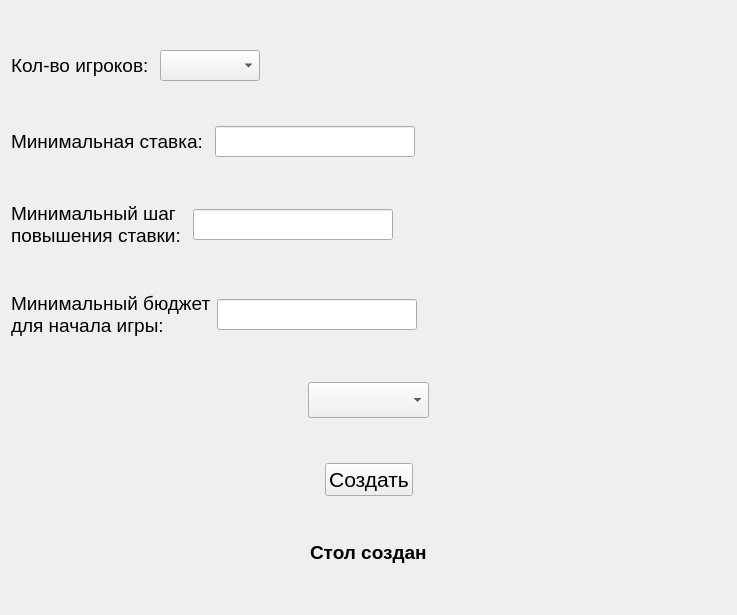
<?xml version="1.0" encoding="UTF-8"?>
<ui version="4.0">
 <class>CreateGameTable</class>
 <widget class="QWidget" name="CreateGameTable">
  <property name="geometry">
   <rect>
    <x>0</x>
    <y>0</y>
    <width>737</width>
    <height>615</height>
   </rect>
  </property>
  <property name="windowTitle">
   <string>Form</string>
  </property>
  <layout class="QVBoxLayout" name="verticalLayout">
   <item>
    <layout class="QHBoxLayout" name="horizontalLayout">
     <item>
      <widget class="QLabel" name="label">
       <property name="sizePolicy">
        <sizepolicy hsizetype="Preferred" vsizetype="Fixed">
         <horstretch>0</horstretch>
         <verstretch>0</verstretch>
        </sizepolicy>
       </property>
       <property name="font">
        <font>
         <family>Segoe UI</family>
         <pointsize>14</pointsize>
         <weight>50</weight>
         <bold>false</bold>
        </font>
       </property>
       <property name="text">
        <string>Кол-во игроков: </string>
       </property>
      </widget>
     </item>
     <item>
      <widget class="QComboBox" name="numPlayers">
       <property name="font">
        <font>
         <family>Segoe UI</family>
         <pointsize>14</pointsize>
        </font>
       </property>
      </widget>
     </item>
     <item>
      <spacer name="horizontalSpacer">
       <property name="orientation">
        <enum>Qt::Horizontal</enum>
       </property>
       <property name="sizeHint" stdset="0">
        <size>
         <width>40</width>
         <height>20</height>
        </size>
       </property>
      </spacer>
     </item>
    </layout>
   </item>
   <item>
    <layout class="QHBoxLayout" name="horizontalLayout_2">
     <item>
      <widget class="QLabel" name="label_2">
       <property name="sizePolicy">
        <sizepolicy hsizetype="Preferred" vsizetype="Fixed">
         <horstretch>0</horstretch>
         <verstretch>0</verstretch>
        </sizepolicy>
       </property>
       <property name="font">
        <font>
         <family>Segoe UI</family>
         <pointsize>14</pointsize>
         <weight>50</weight>
         <bold>false</bold>
        </font>
       </property>
       <property name="text">
        <string>Минимальная ставка: </string>
       </property>
      </widget>
     </item>
     <item>
      <widget class="QLineEdit" name="minBid">
       <property name="maximumSize">
        <size>
         <width>200</width>
         <height>16777215</height>
        </size>
       </property>
       <property name="font">
        <font>
         <family>Segoe UI</family>
         <pointsize>14</pointsize>
        </font>
       </property>
       <property name="maxLength">
        <number>9</number>
       </property>
      </widget>
     </item>
     <item>
      <spacer name="horizontalSpacer_2">
       <property name="orientation">
        <enum>Qt::Horizontal</enum>
       </property>
       <property name="sizeHint" stdset="0">
        <size>
         <width>40</width>
         <height>20</height>
        </size>
       </property>
      </spacer>
     </item>
    </layout>
   </item>
   <item>
    <layout class="QHBoxLayout" name="horizontalLayout_3">
     <item>
      <widget class="QLabel" name="label_3">
       <property name="sizePolicy">
        <sizepolicy hsizetype="Preferred" vsizetype="Fixed">
         <horstretch>0</horstretch>
         <verstretch>0</verstretch>
        </sizepolicy>
       </property>
       <property name="font">
        <font>
         <family>Segoe UI</family>
         <pointsize>14</pointsize>
         <weight>50</weight>
         <bold>false</bold>
        </font>
       </property>
       <property name="text">
        <string>Минимальный шаг 
повышения ставки: </string>
       </property>
      </widget>
     </item>
     <item>
      <widget class="QLineEdit" name="minRateIncreaseStep">
       <property name="maximumSize">
        <size>
         <width>200</width>
         <height>16777215</height>
        </size>
       </property>
       <property name="font">
        <font>
         <family>Segoe UI</family>
         <pointsize>14</pointsize>
        </font>
       </property>
       <property name="maxLength">
        <number>9</number>
       </property>
      </widget>
     </item>
     <item>
      <spacer name="horizontalSpacer_3">
       <property name="orientation">
        <enum>Qt::Horizontal</enum>
       </property>
       <property name="sizeHint" stdset="0">
        <size>
         <width>40</width>
         <height>20</height>
        </size>
       </property>
      </spacer>
     </item>
    </layout>
   </item>
   <item>
    <layout class="QHBoxLayout" name="horizontalLayout_4">
     <item>
      <widget class="QLabel" name="label_4">
       <property name="sizePolicy">
        <sizepolicy hsizetype="Preferred" vsizetype="Fixed">
         <horstretch>0</horstretch>
         <verstretch>0</verstretch>
        </sizepolicy>
       </property>
       <property name="font">
        <font>
         <family>Segoe UI</family>
         <pointsize>14</pointsize>
         <weight>50</weight>
         <bold>false</bold>
        </font>
       </property>
       <property name="text">
        <string>Минимальный бюджет 
для начала игры: </string>
       </property>
      </widget>
     </item>
     <item>
      <widget class="QLineEdit" name="minBudget">
       <property name="maximumSize">
        <size>
         <width>200</width>
         <height>16777215</height>
        </size>
       </property>
       <property name="font">
        <font>
         <family>Segoe UI</family>
         <pointsize>14</pointsize>
        </font>
       </property>
       <property name="maxLength">
        <number>9</number>
       </property>
      </widget>
     </item>
     <item>
      <spacer name="horizontalSpacer_4">
       <property name="orientation">
        <enum>Qt::Horizontal</enum>
       </property>
       <property name="sizeType">
        <enum>QSizePolicy::Expanding</enum>
       </property>
       <property name="sizeHint" stdset="0">
        <size>
         <width>40</width>
         <height>20</height>
        </size>
       </property>
      </spacer>
     </item>
    </layout>
   </item>
   <item>
    <layout class="QHBoxLayout" name="horizontalLayout_5">
     <item>
      <spacer name="horizontalSpacer_5">
       <property name="orientation">
        <enum>Qt::Horizontal</enum>
       </property>
       <property name="sizeHint" stdset="0">
        <size>
         <width>40</width>
         <height>20</height>
        </size>
       </property>
      </spacer>
     </item>
     <item>
      <widget class="QComboBox" name="selectGame">
       <property name="sizePolicy">
        <sizepolicy hsizetype="Fixed" vsizetype="Fixed">
         <horstretch>0</horstretch>
         <verstretch>0</verstretch>
        </sizepolicy>
       </property>
       <property name="font">
        <font>
         <family>Segoe UI</family>
         <pointsize>18</pointsize>
         <weight>75</weight>
         <bold>true</bold>
        </font>
       </property>
      </widget>
     </item>
     <item>
      <spacer name="horizontalSpacer_6">
       <property name="orientation">
        <enum>Qt::Horizontal</enum>
       </property>
       <property name="sizeHint" stdset="0">
        <size>
         <width>40</width>
         <height>20</height>
        </size>
       </property>
      </spacer>
     </item>
    </layout>
   </item>
   <item>
    <layout class="QHBoxLayout" name="horizontalLayout_7">
     <item>
      <spacer name="horizontalSpacer_9">
       <property name="orientation">
        <enum>Qt::Horizontal</enum>
       </property>
       <property name="sizeHint" stdset="0">
        <size>
         <width>40</width>
         <height>20</height>
        </size>
       </property>
      </spacer>
     </item>
     <item>
      <widget class="QPushButton" name="create">
       <property name="font">
        <font>
         <family>Segoe UI</family>
         <pointsize>16</pointsize>
        </font>
       </property>
       <property name="text">
        <string>Создать</string>
       </property>
      </widget>
     </item>
     <item>
      <spacer name="horizontalSpacer_10">
       <property name="orientation">
        <enum>Qt::Horizontal</enum>
       </property>
       <property name="sizeHint" stdset="0">
        <size>
         <width>40</width>
         <height>20</height>
        </size>
       </property>
      </spacer>
     </item>
    </layout>
   </item>
   <item>
    <layout class="QHBoxLayout" name="horizontalLayout_6">
     <item>
      <spacer name="horizontalSpacer_7">
       <property name="orientation">
        <enum>Qt::Horizontal</enum>
       </property>
       <property name="sizeHint" stdset="0">
        <size>
         <width>40</width>
         <height>20</height>
        </size>
       </property>
      </spacer>
     </item>
     <item>
      <widget class="QLabel" name="tableHasBeenCreated">
       <property name="enabled">
        <bool>true</bool>
       </property>
       <property name="sizePolicy">
        <sizepolicy hsizetype="Preferred" vsizetype="Fixed">
         <horstretch>0</horstretch>
         <verstretch>0</verstretch>
        </sizepolicy>
       </property>
       <property name="font">
        <font>
         <family>Segoe UI</family>
         <pointsize>14</pointsize>
         <weight>75</weight>
         <bold>true</bold>
        </font>
       </property>
       <property name="text">
        <string>Стол создан</string>
       </property>
      </widget>
     </item>
     <item>
      <spacer name="horizontalSpacer_8">
       <property name="orientation">
        <enum>Qt::Horizontal</enum>
       </property>
       <property name="sizeHint" stdset="0">
        <size>
         <width>40</width>
         <height>20</height>
        </size>
       </property>
      </spacer>
     </item>
    </layout>
   </item>
  </layout>
 </widget>
 <resources/>
 <connections/>
</ui>
